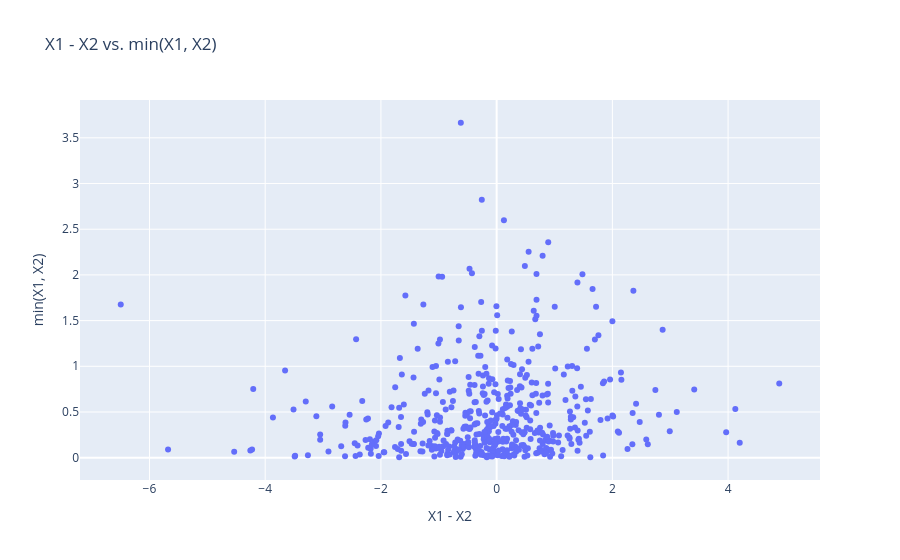

The notebook cell saved with this chart:
### Code cell
x = df['X1-X2']
y = df['min(X1,X2)']

fig = px.scatter(
    x = x,
    y = y,
    labels = {'x': 'X1 - X2', 'y': 'min(X1, X2)'},
    title = 'X1 - X2 vs. min(X1, X2)',
)
fig.show()

### Figure 1 — Plotly figure (JSON) as saved in the notebook; plotly's stock layout.template omitted (floating-point values rounded to 4 significant figures; data arrays with more than 128 entries replaced by an {"elided": "..."} marker saying what was removed)
{"data": [{"hovertemplate": "X1 - X2=%{x}<br>min(X1, X2)=%{y}<extra></extra>", "legendgroup": "", "marker": {"color": "#636efa", "symbol": "circle"}, "mode": "markers", "name": "", "orientation": "v", "showlegend": false, "type": "scatter", "x": {"elided": "500 float values"}, "xaxis": "x", "y": {"elided": "500 float values"}, "yaxis": "y"}], "layout": {"legend": {"tracegroupgap": 0}, "title": {"text": "X1 - X2 vs. min(X1, X2)"}, "xaxis": {"anchor": "y", "domain": [0, 1], "title": {"text": "X1 - X2"}}, "yaxis": {"anchor": "x", "domain": [0, 1], "title": {"text": "min(X1, X2)"}}}}
